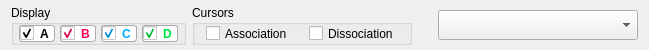
            <widget class="QFrame" name="horizontalFrame">
             <property name="minimumSize">
              <size>
               <width>0</width>
               <height>50</height>
              </size>
             </property>
             <property name="maximumSize">
              <size>
               <width>16777215</width>
               <height>50</height>
              </size>
             </property>
             <layout class="QHBoxLayout" name="horizontalLayout_2">
              <property name="leftMargin">
               <number>11</number>
              </property>
              <property name="topMargin">
               <number>0</number>
              </property>
              <property name="rightMargin">
               <number>11</number>
              </property>
              <property name="bottomMargin">
               <number>0</number>
              </property>
              <item>
               <widget class="QGroupBox" name="groupBox_3">
                <property name="maximumSize">
                 <size>
                  <width>175</width>
                  <height>40</height>
                 </size>
                </property>
                <property name="title">
                 <string>Display</string>
                </property>
                <layout class="QHBoxLayout" name="horizontalLayout_4">
                 <property name="spacing">
                  <number>5</number>
                 </property>
                 <property name="leftMargin">
                  <number>5</number>
                 </property>
                 <property name="topMargin">
                  <number>0</number>
                 </property>
                 <property name="rightMargin">
                  <number>5</number>
                 </property>
                 <property name="bottomMargin">
                  <number>0</number>
                 </property>
                 <item>
                  <widget class="QCheckBox" name="segment_A">
                   <property name="minimumSize">
                    <size>
                     <width>0</width>
                     <height>15</height>
                    </size>
                   </property>
                   <property name="maximumSize">
                    <size>
                     <width>37</width>
                     <height>16777215</height>
                    </size>
                   </property>
                   <property name="font">
                    <font>
                     <family>Segoe UI</family>
                     <pointsize>9</pointsize>
                     <bold>true</bold>
                    </font>
                   </property>
                   <property name="styleSheet">
                    <string notr="true">QCheckBox{
	color: black;
	background:white;
	border: 1px solid rgb(171, 171, 171);
	border-radius: 3px;
}</string>
                   </property>
                   <property name="text">
                    <string>A  </string>
                   </property>
                   <property name="checked">
                    <bool>true</bool>
                   </property>
                  </widget>
                 </item>
                 <item>
                  <widget class="QCheckBox" name="segment_B">
                   <property name="minimumSize">
                    <size>
                     <width>0</width>
                     <height>15</height>
                    </size>
                   </property>
                   <property name="maximumSize">
                    <size>
                     <width>37</width>
                     <height>16777215</height>
                    </size>
                   </property>
                   <property name="font">
                    <font>
                     <family>Segoe UI</family>
                     <pointsize>9</pointsize>
                     <bold>true</bold>
                    </font>
                   </property>
                   <property name="styleSheet">
                    <string notr="true">QCheckBox{
	color: rgb(255, 0, 81);
	background: white;
	border: 1px solid rgb(171, 171, 171);
	border-radius: 3px;
}</string>
                   </property>
                   <property name="text">
                    <string>B  </string>
                   </property>
                   <property name="checked">
                    <bool>true</bool>
                   </property>
                  </widget>
                 </item>
                 <item>
                  <widget class="QCheckBox" name="segment_C">
                   <property name="minimumSize">
                    <size>
                     <width>0</width>
                     <height>15</height>
                    </size>
                   </property>
                   <property name="maximumSize">
                    <size>
                     <width>37</width>
                     <height>16777215</height>
                    </size>
                   </property>
                   <property name="font">
                    <font>
                     <family>Segoe UI</family>
                     <pointsize>9</pointsize>
                     <bold>true</bold>
                    </font>
                   </property>
                   <property name="styleSheet">
                    <string notr="true">QCheckBox{
	color: rgb(0, 174, 255);
	background: white;
	border: 1px solid rgb(171, 171, 171);
	border-radius: 3px;
}</string>
                   </property>
                   <property name="text">
                    <string>C  </string>
                   </property>
                   <property name="checked">
                    <bool>true</bool>
                   </property>
                  </widget>
                 </item>
                 <item>
                  <widget class="QCheckBox" name="segment_D">
                   <property name="minimumSize">
                    <size>
                     <width>0</width>
                     <height>15</height>
                    </size>
                   </property>
                   <property name="maximumSize">
                    <size>
                     <width>37</width>
                     <height>16777215</height>
                    </size>
                   </property>
                   <property name="font">
                    <font>
                     <family>Segoe UI</family>
                     <pointsize>9</pointsize>
                     <bold>true</bold>
                    </font>
                   </property>
                   <property name="styleSheet">
                    <string notr="true">QCheckBox{
	color: rgb(0, 230, 65);
	border: 1px solid rgb(171, 171, 171);
	background:white;
	border-radius: 3px;
}</string>
                   </property>
                   <property name="text">
                    <string>D  </string>
                   </property>
                   <property name="checked">
                    <bool>true</bool>
                   </property>
                  </widget>
                 </item>
                </layout>
               </widget>
              </item>
              <item>
               <widget class="QGroupBox" name="cursor_ctrls">
                <property name="minimumSize">
                 <size>
                  <width>220</width>
                  <height>0</height>
                 </size>
                </property>
                <property name="maximumSize">
                 <size>
                  <width>220</width>
                  <height>40</height>
                 </size>
                </property>
                <property name="title">
                 <string>Cursors</string>
                </property>
                <layout class="QHBoxLayout" name="horizontalLayout_5">
                 <property name="spacing">
                  <number>5</number>
                 </property>
                 <property name="leftMargin">
                  <number>5</number>
                 </property>
                 <property name="topMargin">
                  <number>0</number>
                 </property>
                 <property name="rightMargin">
                  <number>5</number>
                 </property>
                 <property name="bottomMargin">
                  <number>0</number>
                 </property>
                 <item alignment="Qt::AlignHCenter">
                  <widget class="QCheckBox" name="assoc_cursors">
                   <property name="text">
                    <string>Association</string>
                   </property>
                  </widget>
                 </item>
                 <item alignment="Qt::AlignHCenter">
                  <widget class="QCheckBox" name="dissoc_cursors">
                   <property name="text">
                    <string>Dissociation</string>
                   </property>
                  </widget>
                 </item>
                </layout>
               </widget>
              </item>
              <item>
               <spacer name="horizontalSpacer_2">
                <property name="orientation">
                 <enum>Qt::Horizontal</enum>
                </property>
                <property name="sizeHint" stdset="0">
                 <size>
                  <width>20</width>
                  <height>20</height>
                 </size>
                </property>
               </spacer>
              </item>
              <item alignment="Qt::AlignLeft">
               <widget class="QComboBox" name="seg_select">
                <property name="minimumSize">
                 <size>
                  <width>200</width>
                  <height>25</height>
                 </size>
                </property>
                <property name="maximumSize">
                 <size>
                  <width>200</width>
                  <height>30</height>
                 </size>
                </property>
               </widget>
              </item>
             </layout>
            </widget>
